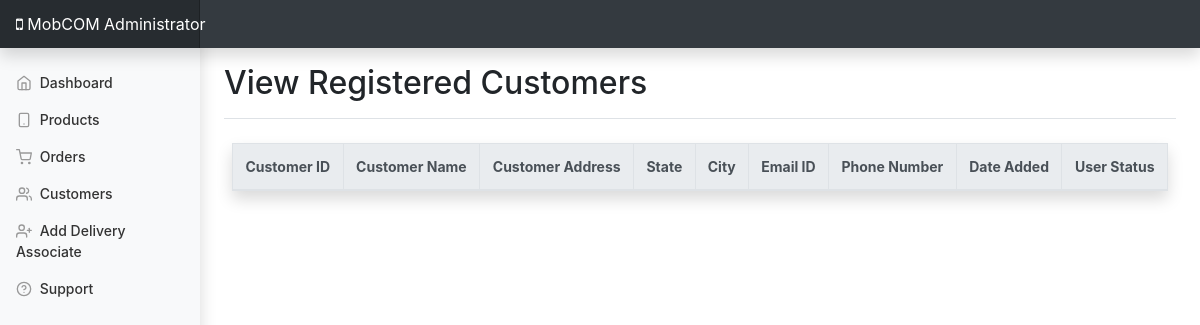
The app's page /admin/dashboard/customer.php, older data.
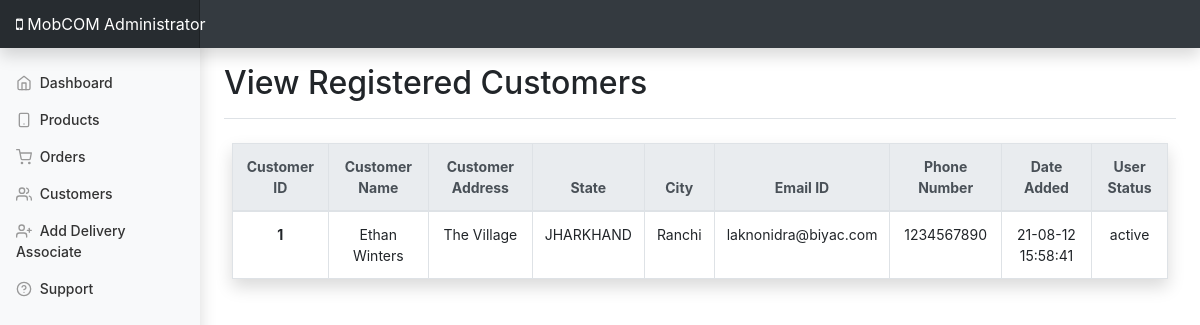
The same page, newer data.
### tables this page shows
CREATE TABLE `user_master` (
  `user_id` int(100) NOT NULL,
  `first_name` varchar(255) NOT NULL,
  `last_name` varchar(255) DEFAULT NULL,
  `user_email` varchar(255) NOT NULL,
  `user_phone` bigint(10) NOT NULL,
  `user_gender` varchar(50) NOT NULL,
  `user_address_1` varchar(255) NOT NULL,
  `user_address_2` varchar(255) DEFAULT NULL,
  `state_id` int(3) NOT NULL,
  `city_id` int(3) NOT NULL,
  `user_pincode` int(25) NOT NULL,
  `user_pwd` varchar(255) NOT NULL,
  `user_date_added` varchar(255) NOT NULL,
  `user_status` varchar(25) NOT NULL
);

CREATE TABLE `state_master` (
  `state_id` int(11) NOT NULL,
  `state_name` varchar(50) NOT NULL
);

CREATE TABLE `cities_master` (
  `city_id` int(11) NOT NULL,
  `city_name` varchar(255) NOT NULL,
  `state_id` int(11) NOT NULL
);

### admin/dashboard/customer.php (the view, shortened to what this page needs)
<!doctype html>
<html lang="en">
<head>
    <?php
    require('../admin-modules/header.php');
    ?>
</head>
<body>
    <?php
    require('../admin-modules/navbar.php');
    ?>
    <div class="container-fluid">
        <div class="row">
            <?php
            require('../admin-modules/sidebar.php');
            ?>
            <main role="main" class="col-md-9 ml-sm-auto col-lg-10 px-md-4">
                <div class="d-flex justify-content-between flex-wrap flex-md-nowrap align-items-center pt-3 pb-2 mb-3 border-bottom">
                    <h1 class="h2">View Registered Customers</h1>
                </div>
                <div class="container-fluid p-2">
                    <table class="table table-hover table-bordered table-responsive-sm shadow" data-toggle="table" data-pagination="true" data-search="true" data-advanced-search="true" data-id-table="advancedTable">
                        <thead class="text-center thead-light">
                            <tr>
                                <th data-sortable="true" data-field="<?php $row->user_id ?>" scope="col">Customer ID</th>
                                <th data-sortable="true" data-field="<?php $row->first_name?>" scope="col">Customer Name</th>
                                <th data-sortable="true" data-field="<?php $row->user_address_1 ?>" scope="col">Customer Address</th>
                                <th data-sortable="true" data-field="<?php $row->state_name ?>" scope="col">State</th>
                                <th data-sortable="true" data-field="<?php $row->city_name ?>" scope="col">City</th>
                                <th data-sortable="true" data-field="<?php $row->user_email ?>" scope="col">Email ID</th>
                                <th data-sortable="true" data-field="<?php $row->user_phone ?>" scope="col">Phone Number</th>
                                <th data-sortable="true" data-field="<?php $row->date_added ?>" scope="col">Date Added</th>
                                <th data-sortable="true" data-field="<?php $row->user_status ?>" scope="col">User Status</th>
                            </tr>
                        </thead>
                        <tbody class='text-center'>
                            <?php
                            $query = "SELECT `user_master`.*, `state_master`.*, `cities_master`.*
                                      FROM `user_master`, `state_master`, `cities_master`
                                      WHERE `user_master`.`state_id` = `state_master`.`state_id`
                                      AND `user_master`.`city_id` = `cities_master`.`city_id`";
                            $res = mysqli_query($conn, $query);
                            while ($row = mysqli_fetch_object($res)) {
                                echo "
                                    <tr>
                                        <th scope='row'>$row->user_id</th>
                                        <td>$row->first_name $row->last_name</td>
                                        <td>$row->user_address_1</td>
                                        <td>$row->state_name</td>
                                        <td>$row->city_name</td>
                                        <td>$row->user_email</td>
                                        <td>$row->user_phone</td>
                                        <td>$row->user_date_added</td>
                                        <td>$row->user_status</td>
                                    </tr>
                                ";
                            }
                            ?>
                        </tbody>
                    </table>
                </div>
            </main>
        </div>
    </div>
</body>
</html>

Row changes from the older to the newer data that the page shows:
now on this page (row edited): user_master: user_id "1", first_name "Ethan", last_name "Winters", user_address_1 "The Village", state.state_name "JHARKHAND", city.city_name "Ranchi", user_email "laknonidra@biyac.com", user_phone "1234567890", user_date_added "21-08-12 15:58:41", user_status "active"
